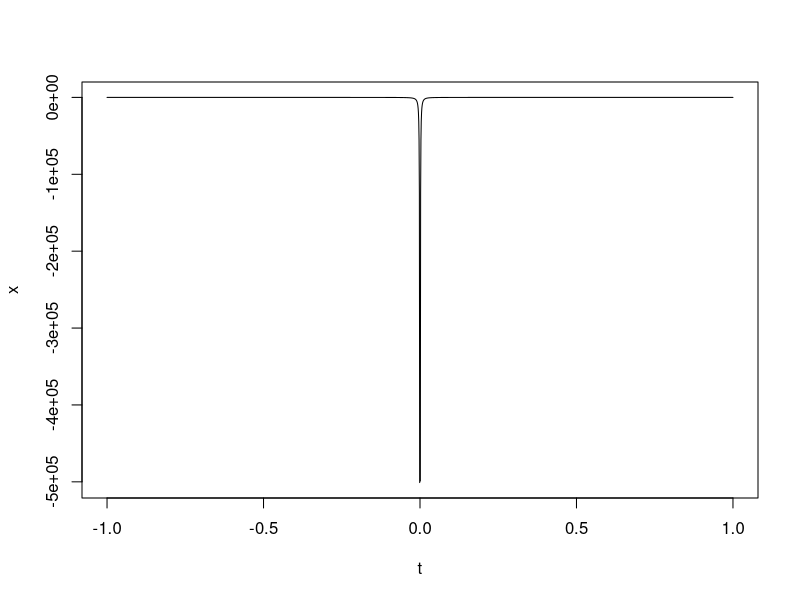
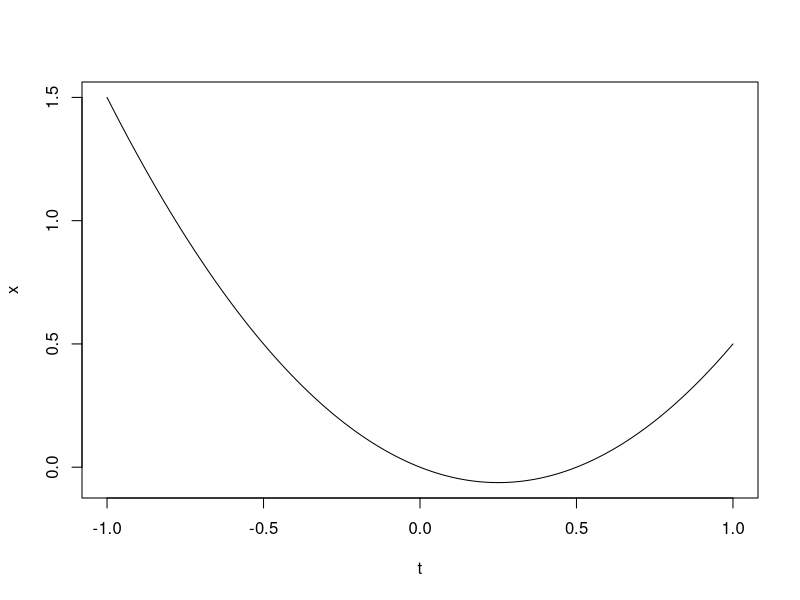

These figures' R source, in order:
# Homework 7-2
# Plot two equations
# Author: Sungjae Cho
# Date: 2019-04-08


model <- function(t) {
  x = t - 1 + t^(-1) - t^(-2) / 2
  return(x)
}
t = seq(-1, 1, by=0.001)
x = model(t)
plot(t, x, type="l")


model <- function(t) {
  x = t^2 - t / 2
  return(x)
}
t = seq(-1, 1, by=0.001)
x = model(t)
plot(t, x, type="l")